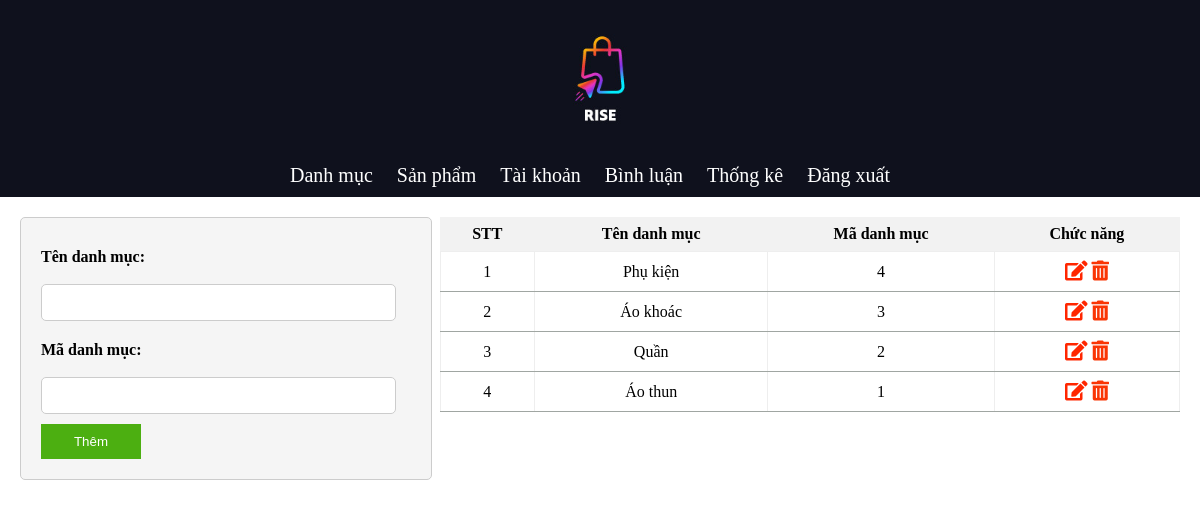
The page /admin/admin.php?pg=loai on the database its author committed.
### tables this page shows
CREATE TABLE `danhmuc` (
  `id` int(4) NOT NULL,
  `ten` varchar(100) NOT NULL,
  `ma` int(11) NOT NULL,
  `home` tinyint(4) NOT NULL DEFAULT 0,
  `stt` tinyint(4) NOT NULL DEFAULT 0
);

### dao/pdo.php (called while the page is built, shortened)
<?php
function pdo_get_connection()
{
    $dburl = "mysql:host=localhost;dbname=dataduan1;charset=utf8";
    $username = 'root';
    $password = '';
    $conn = new PDO($dburl, $username, $password);
    $conn->setAttribute(PDO::ATTR_ERRMODE, PDO::ERRMODE_EXCEPTION);
    return $conn;
}
function pdo_query($sql)
{
    $sql_args = array_slice(func_get_args(), 1);
    try {
        $conn = pdo_get_connection();
        $stmt = $conn->prepare($sql);
        $stmt->execute($sql_args);
        $rows = $stmt->fetchAll();
        return $rows;
    } catch (PDOException $e) {
        throw $e;
    } finally {
        unset($conn);
    }
}

### dao/danhmuc.php (called while the page is built, shortened)
<?php
require_once 'pdo.php';
function danhmuc_select_all()
{
    $sql = "SELECT * FROM danhmuc ORDER BY id DESC";
    return pdo_query($sql);
}

### admin/quantri/danhmuc.php (the view, shortened to what this page needs)
<?php
$kq = '';
$st = 0;
foreach ($showdm as $value) {
    $st++;
    extract($value);
    $kq .= ' <tr>
        <td>' . $st . '</td>
        <td>' . $ten . '</td>
        <td>' . $ma . '</td>
        <td><a href="admin.php?pg=loaisua&id=' . $id . '"><i class="fas fa-edit" style="color: #ff2600;"></i></a> <a href="admin.php?pg=dmxoa&id=' . $id . '"><i class="fas fa-trash-alt" style="color: #fa3605;"></i></a></td>
    </tr>';
}
?>
<div class="content">
    <div class="form-loai">
        <form name="" action="admin.php?pg=dmthem" method="post" onsubmit="return validateForm()" enctype="multipart/form-data">
            <label for="">Tên danh mục: </label><br>
            <input type="text" name="ten" id="ten"><br>
            <label for="">Mã danh mục: </label><br>
            <input type="text" name="ma" id="ma"><br>
            <input type="submit" name="them_u" value="Thêm" class="btn">
        </form>
    </div>
    <table border="1">
        <tr>
            <th>STT</th>
            <th>Tên danh mục</th>
            <th>Mã danh mục</th>
            <th>Chức năng</th>
        </tr>
        <?php
        echo $kq;
        ?>
    </table>
</div>

### view/css/admin.css (style rules this page uses)
body { margin: 0; padding: 0; }
.form-loai { width: 100%; margin: 20px; }
form { width: 100%; max-width: 400px; background-color: #f5f5f5; border: 1px solid #ccc; padding: 20px; border-radius: 5px; }
label { display: block; font-weight: bold; margin-top: 10px; }
input[type="file"], input[type="text"], input[type="password"], select { width: 90%; padding: 10px; margin-bottom: 10px; border: 1px solid #ccc; border-radius: 5px; }
.btn { background-color: #007BFF; color: white; padding: 10px 20px; border: none; cursor: pointer; }
.content { display: flex; justify-content: space-between; align-items: flex-start; }
.form-loai { flex: 1; padding-right: 10px; }
table { flex: 2; }
table { margin: 20px; float: left; text-align: center; border: none; border-collapse: collapse; }
.btn { width: 100px; background-color: #4caf11; }
th { background-color: #f2f2f2; padding: 8px; border: none; }
td { border-bottom: 1px solid rgb(160, 166, 162); text-align: center; padding: 8px; }
a { text-decoration: none; font-size: 20px; }

### rows shown on the page
danhmuc: ten "Phụ kiện", ma "4"
danhmuc: ten "Áo khoác", ma "3"
danhmuc: ten "Quần", ma "2"
danhmuc: ten "Áo thun", ma "1"
